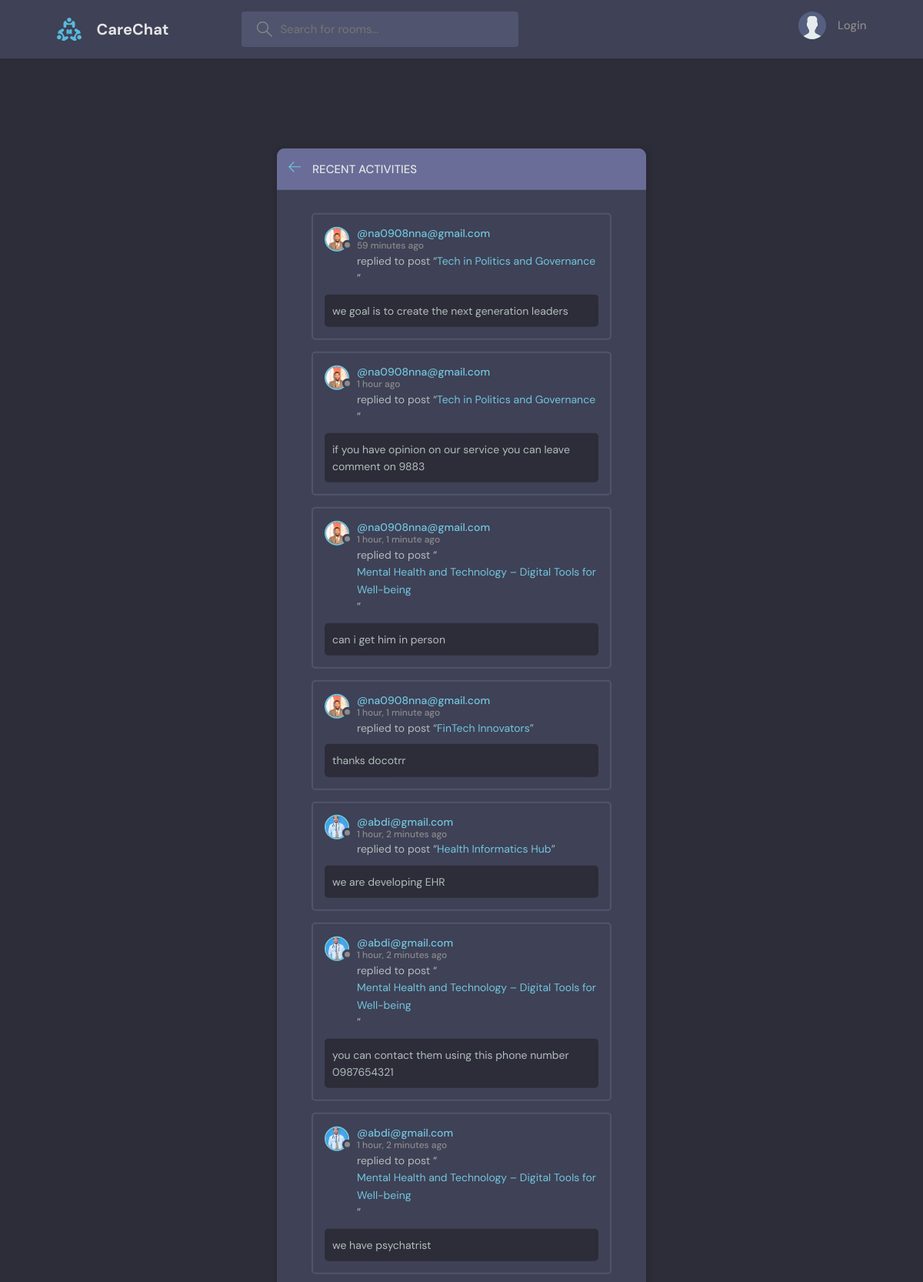
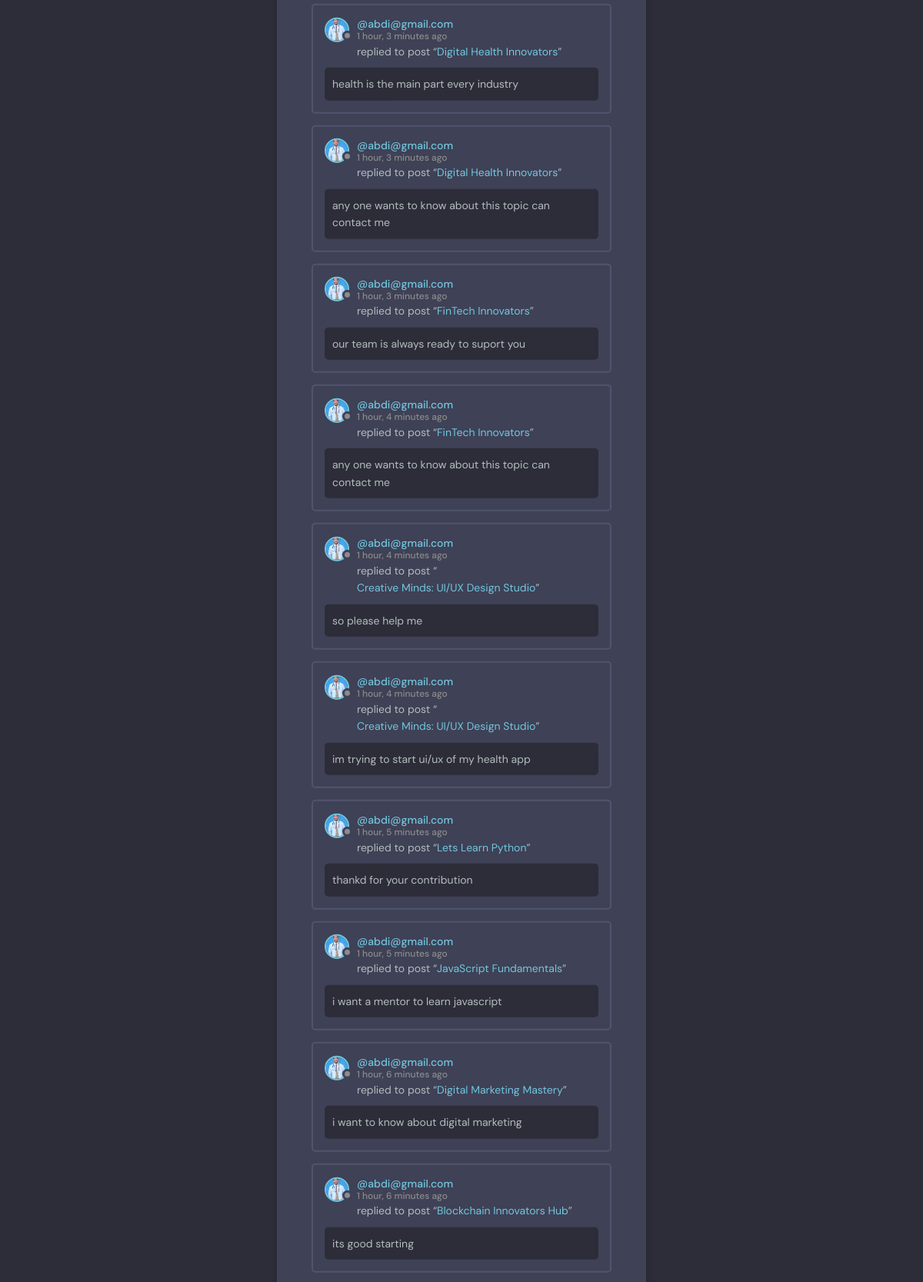
The page /activity/ (upper part) on the database its author committed (2 pictures, top to bottom).
### base/models.py (models this page shows, shortened)
class Message(models.Model):
    user=models.ForeignKey(User,on_delete=models.CASCADE)
    room=models.ForeignKey(Room,on_delete=models.CASCADE)
    body=models.TextField()
    updated=models.DateTimeField(auto_now=True)
    created=models.DateTimeField(auto_now_add=True)
    class Meta:
        ordering = ['-updated','-created']

class User(AbstractUser):
    pass
    name=models.CharField(max_length=200,null=True)
    email=models.EmailField(unique=True, null=True)
    bio=models.TextField(null=True)
    avatar = models.ImageField(null=True,default='avatar.svg')
    USERNAME_FIELD='email'
    REQUIRED_FIELDS=[]

class Room(models.Model):
    host= models.ForeignKey(User,on_delete=models.SET_NULL,null=True)
    topic = models.ForeignKey(Topic,on_delete=models.SET_NULL,null=True)
    name = models.CharField(max_length=200)
    description = models.TextField(null=True,blank=True)
    participants=models.ManyToManyField(User,related_name='participants',blank=True)
    updated=models.DateTimeField(auto_now=True)
    created=models.DateTimeField(auto_now_add=True)
    class Meta:
        ordering = ['-updated','-created']
    def __str__(self):
        return self.name

### base/views.py (the view)
# urls.py: path('activity/', views.activityPage, name='activity'),
def activityPage(request):
    room_messages=Message.objects.all()
    return render(request,'base/activity.html',{'room_messages':room_messages})

### base/templates/base/activity.html (shortened to what this page needs)
{% extends 'main.html' %}
{% block content %}
<main class="layout">
  <div class="container">
    <div class="layout__box">
      <div class="layout__boxHeader">
        <div class="layout__boxTitle">
          <a href="{% url 'home' %}">
            <svg version="1.1" xmlns="http://www.w3.org/2000/svg" width="32" height="32" viewBox="0 0 32 32">
              <title>arrow-left</title>
              <path
                d="M13.723 2.286l-13.723 13.714 13.719 13.714 1.616-1.611-10.96-10.96h27.625v-2.286h-27.625l10.965-10.965-1.616-1.607z">
              </path>
              </path>
            </svg>
          </a>
          <h3>Recent Activities</h3>
        </div>
      </div>
      <div class="activities-page layout__body">
        {% for message in room_messages %}
        <div class="activities__box">
          <div class="activities__boxHeader roomListRoom__header">
            <a href="{% url 'user-profile' message.user.id %}" class="roomListRoom__author">
              <div class="avatar avatar--small">
                <img src="{{message.user.avatar.url}}" />
              </div>
              <p>
                @{{message.user}}
                <span>{{message.created|timesince}} ago</span>
              </p>
            </a>
          </div>
          <div class="activities__boxContent">
            <p>replied to post “<a href="{% url 'room' message.room.id %}">{{message.room}}</a>”</p>
            <div class="activities__boxRoomContent">
              {{message.body}}
            </div>
          </div>
        </div>
        {% endfor %}
      </div>
    </div>
  </div>
</main>
{% endblock content %}

### static/styles/style.css (style rules this page uses)
:root { --color-main: #71c6dd; --color-main-light: #e1f6fb; --color-dark: #3f4156; --color-dark-medium: #51546e; --color-dark-light: #696d97; --color-light: #e5e5e5; --color-gray: #8b8b8b; --color-light-gray: #b2bdbd; --color-bg: #2d2d39; --color-success: #5dd693; --color-error: #fc4b0b; }
* { font-family: "DM Sans", -apple-system, BlinkMacSystemFont, "Segoe UI", Roboto, Oxygen, Ubuntu, Cantarell, "Open Sans", "Helvetica Neue", sans-serif; margin: 0; padding: 0; box-sizing: border-box; text-rendering: optimizeLegibility; font-size: inherit; }
html { font-size: 56.25%; }
@media only screen and (min-width: 1200px) { html { font-size: 62.5%; } }
body { line-height: 1.6; font-weight: 400; font-size: 1.5rem; color: var(--color-light-gray); background-color: var(--color-bg); min-height: 100vh; }
img { width: 100%; }
a { display: inline-block; color: var(--color-main); text-decoration: none; }
.container { max-width: 120rem; width: 90%; margin: auto; }
.avatar { position: relative; display: inline-block; border-radius: 50%; border: 2px solid var(--color-main); }
.avatar img { display: block; border-radius: 50%; object-fit: cover; object-position: center; }
.avatar::after { content: ""; display: block; position: absolute; background-color: var(--color-gray); z-index: 111; border-radius: 50%; border: 0.3rem solid var(--color-dark); }
.avatar.avatar--small img { width: 2.8rem; height: 2.8rem; }
.avatar.avatar--small:after { width: 0.7rem; height: 0.7rem; bottom: 0px; right: -6px; }
.layout { margin-top: 2.4rem; }
.layout > .container { display: flex; justify-content: space-between; align-items: flex-start; }
.layout__box { width: 90%; max-width: 48rem; min-height: 40rem; position: absolute; top: 50%; left: 50%; transform: translate(-50%, -46%); background-color: var(--color-dark); border-radius: 1rem; box-shadow: 1px 1px 6px 3px rgba(0, 0, 0, 0.1); overflow: hidden; }
.layout__boxHeader { display: flex; padding: 1.5rem; background-color: var(--color-dark-light); }
.layout__boxTitle { display: flex; gap: 1.5rem; align-items: center; }
.layout__boxTitle h3 { text-transform: uppercase; font-weight: 500; color: var(--color-light); }
.layout__boxTitle svg { width: 1.6rem; height: 1.6rem; fill: var(--color-main); }
.layout__body { margin: 3rem; }
.roomListRoom__header { display: flex; justify-content: space-between; align-items: center; }
.roomListRoom__author { font-weight: 500; display: flex; align-items: center; gap: 1rem; }
.activities__box { margin: 1.5rem; padding: 1.5rem; border: 2px solid var(--color-dark-medium); border-radius: 5px; }
.activities__boxHeader p { font-size: 1.4rem; line-height: 1.3; }
.activities__boxHeader p span { color: var(--color-gray); font-size: 1.2rem; display: block; }
.activities__boxContent { margin-left: 4.2rem; }
.activities__boxContent { font-size: 1.4rem; }
.activities__boxRoomContent { background: var(--color-bg); padding: 1rem; border-radius: 5px; margin-top: 1rem; margin-left: -4.2rem; }

### rows shown on the page
Message: user.avatar (picture), user "na0908nna@gmail.com", created "59 minutes", room "Tech in Politics and Governance", body "we goal is to create the next generation leaders"
Message: user.avatar (picture), user "na0908nna@gmail.com", created "1 hour", room "Tech in Politics and Governance", body "if you have opinion on our service you can leave comment on 9883"
Message: user.avatar (picture), user "na0908nna@gmail.com", created "1 hour, 1 minute", room "Mental Health and Technology – Digital Tools for Well-being", body "can i get him in person"
Message: user.avatar (picture), user "na0908nna@gmail.com", created "1 hour, 1 minute", room "FinTech Innovators", body "thanks docotrr"
Message: user.avatar (picture), user "abdi@gmail.com", created "1 hour, 2 minutes", room "Health Informatics Hub", body "we are developing EHR"
Message: user.avatar (picture), user "abdi@gmail.com", created "1 hour, 2 minutes", room "Mental Health and Technology – Digital Tools for Well-being", body "you can contact them using this phone number 0987654321"
Message: user.avatar (picture), user "abdi@gmail.com", created "1 hour, 2 minutes", room "Mental Health and Technology – Digital Tools for Well-being", body "we have psychatrist"
Message: user.avatar (picture), user "abdi@gmail.com", created "1 hour, 3 minutes", room "Digital Health Innovators", body "health is the main part every industry"
Message: user.avatar (picture), user "abdi@gmail.com", created "1 hour, 3 minutes", room "Digital Health Innovators", body "any one wants to know about this topic can contact me"
Message: user.avatar (picture), user "abdi@gmail.com", created "1 hour, 3 minutes", room "FinTech Innovators", body "our team is always ready to suport you"
Message: user.avatar (picture), user "abdi@gmail.com", created "1 hour, 4 minutes", room "FinTech Innovators", body "any one wants to know about this topic can contact me"
Message: user.avatar (picture), user "abdi@gmail.com", created "1 hour, 4 minutes", room "Creative Minds: UI/UX Design Studio", body "so please help me"
Message: user.avatar (picture), user "abdi@gmail.com", created "1 hour, 4 minutes", room "Creative Minds: UI/UX Design Studio", body "im trying to start ui/ux of my health app"
Message: user.avatar (picture), user "abdi@gmail.com", created "1 hour, 5 minutes", room "Lets Learn Python", body "thankd for your contribution"
Message: user.avatar (picture), user "abdi@gmail.com", created "1 hour, 5 minutes", room "JavaScript Fundamentals", body "i want a mentor to learn javascript"
Message: user.avatar (picture), user "abdi@gmail.com", created "1 hour, 6 minutes", room "Digital Marketing Mastery", body "i want to know about digital marketing"
Message: user.avatar (picture), user "abdi@gmail.com", created "1 hour, 6 minutes", room "Blockchain Innovators Hub", body "its good starting"
